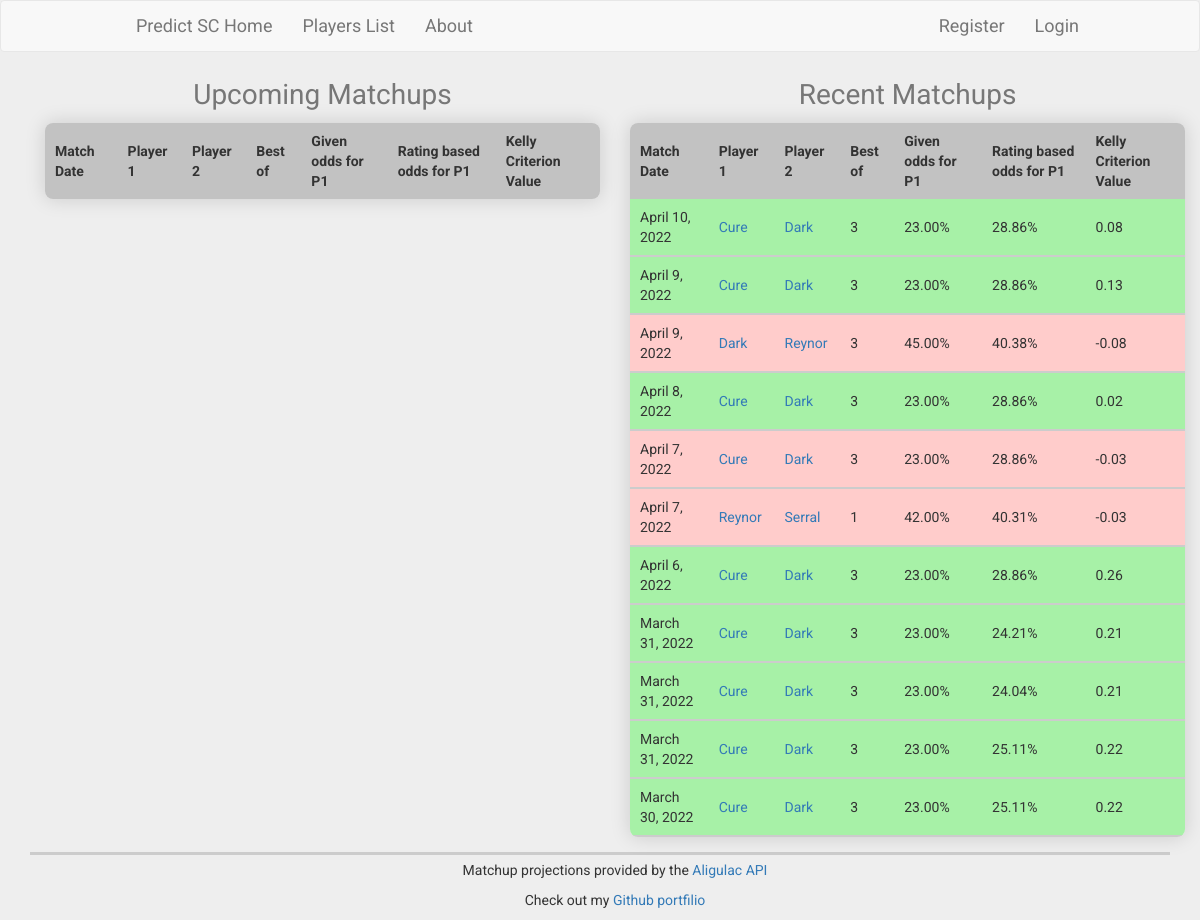
Before: /scodds/ with the older database file.
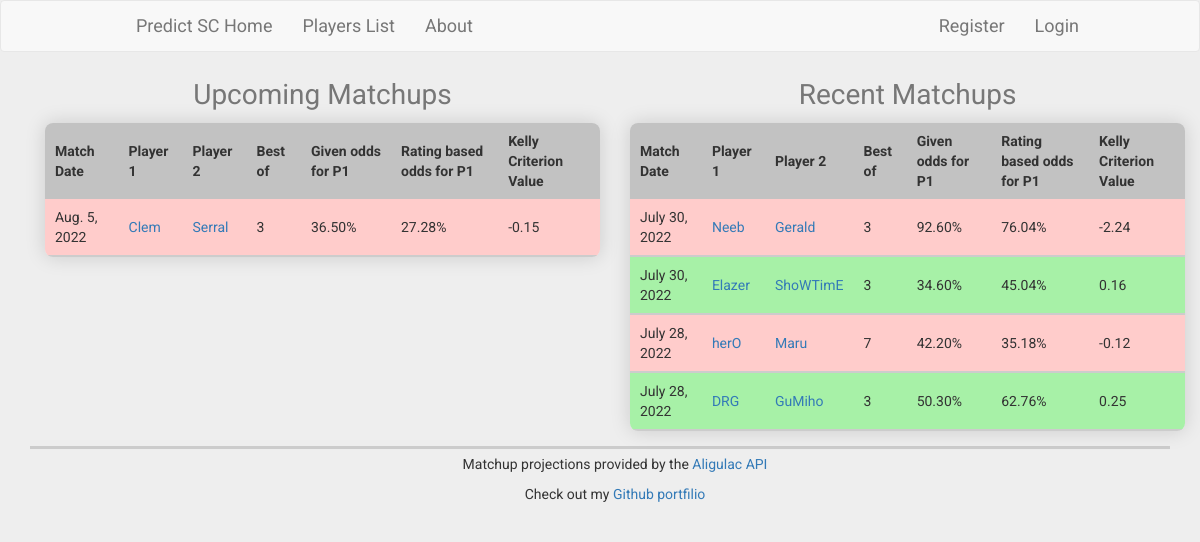
After: the same page with the newer database file.
### scodds/models.py (models this page shows, shortened)
class Matchup(models.Model):
    player1 = models.ForeignKey(
        Player, on_delete=models.CASCADE, related_name="player1")
    player2 = models.ForeignKey(
        Player, on_delete=models.CASCADE, related_name="player2")
    bestOf = models.IntegerField(default=3)
    p1Odds = models.FloatField(default=0)
    p1AligulacOdds = models.FloatField(default=0)
    kellyValue = models.FloatField(default=0)
    matchupDate = models.DateField(default=date.today)

class Player(models.Model):
    name = models.CharField(max_length=32)
    full_name = models.CharField(max_length=32, default="N/A")
    country = models.CharField(max_length=32, default="N/A")

### scodds/views.py (the view)
# urls.py: path("", views.index, name="index"),
def index(request):
    future = Matchup.objects.exclude(matchupDate__lt=datetime.date.today())
    future = future.order_by('matchupDate')
    past = Matchup.objects.exclude(matchupDate__gte=datetime.date.today())
    past = past.order_by('-matchupDate')[:40]
    return render(request, "scodds/index.html", {
        "pastMatches": past,
        "futureMatches": future
    })

### scodds/templates/scodds/index.html (shortened to what this page needs)
{% extends "scodds/layout.html" %}
{% load static %}
{% block body %}
<div class="container">
  <div class="row">
    <div class="col-md-6">
      <table class="content-table">
        <caption class="text-center">Upcoming Matchups</caption>
        <thead>
          <tr>
            <th>Match Date</th>
            <th>Player 1</th>
            <th>Player 2</th>
            <th>Best of</th>
            <th>Given odds for P1</th>
            <th>Rating based odds for P1</th>
            <th>Kelly Criterion Value</th>
          </tr>
        </thead>
        {% for matchup in futureMatches %}
        <tbody>
          <tr>
            <td>{{matchup.matchupDate}}</td>
            <td><a href="{% url 'player' matchup.player1.id %}">{{matchup.player1.name}}</a></td>
            <td><a href="{% url 'player' matchup.player2.id %}">{{matchup.player2.name}}</a></td>
            <td>{{matchup.bestOf}}</td>
            <td>{{matchup.p1Odds|floatformat:2}}%</td>
            <td>{{matchup.p1AligulacOdds|floatformat:2}}%</td>
            <td>{{matchup.kellyValue|floatformat:2}}</td>
          </tr>
        </tbody>
        {% endfor %}
      </table>
    </div>
    <div class="col-md-6">
      <table class="content-table">
        <caption class="text-center">Recent Matchups</caption>
        <thead>
          <tr>
            <th>Match Date</th>
            <th>Player 1</th>
            <th>Player 2</th>
            <th>Best of</th>
            <th>Given odds for P1</th>
            <th>Rating based odds for P1</th>
            <th>Kelly Criterion Value</th>
          </tr>
        </thead>
        {% for matchup in pastMatches %}
        <tr>
          <td>{{matchup.matchupDate}}</td>
          <td><a href="{% url 'player' matchup.player1.id %}">{{matchup.player1.name}}</a></td>
          <td><a href="{% url 'player' matchup.player2.id %}">{{matchup.player2.name}}</a></td>
          <td>{{matchup.bestOf}}</td>
          <td>{{matchup.p1Odds|floatformat:2}}%</td>
          <td>{{matchup.p1AligulacOdds|floatformat:2}}%</td>
          <td>{{matchup.kellyValue|floatformat:2}}</td>
        </tr>
        {% endfor %}
      </table>
    </div>
  </div>
</div>
{% endblock %}

### scodds/templates/scodds/layout.html (shortened to what this page needs)
{% load static %}
<!DOCTYPE HTML>
<html lang="en">
<head>
  <link rel="stylesheet" href="https://maxcdn.bootstrapcdn.com/bootstrap/3.3.7/css/bootstrap.min.css"
>
  <link rel="stylesheet" type="text/css" href="{% static 'scodds/styles.css' %}">
</head>
<body>
  <nav class="navbar navbar-default no-bottom-margin navbar-expand-md">
    <div class="navbar-header">
      <a class="navbar-brand" href="{% url 'index' %}">Predict SC Home</a>
    </div>
    <ul class="nav navbar-nav">
      <li><a href="{% url 'players' %}" class="large-text">Players List</a></li>
      <li><a href="{% url 'about' %}" class="large-text">About</a></li>
    </ul>
    <ul class="nav navbar-nav navbar-right">
      {% if user.is_authenticated %}
      <li><a href="{% url 'profile' %}" class="large-text">Profile</a></li>
      <li><a href="{% url 'logout' %}" class="large-text">Logout</a></li>
      {% else %}
      <li><a href="{% url 'register' %}" class="large-text">Register</a></li>
      <li><a href="{% url 'login' %}" class="large-text">Login</a></li>
      {% endif %}
    </ul>
  </nav>
  <main role="main" class="container">
    <div class="row content-container">
      <div class="col-md-12">
        {% block body %}{% endblock %}
      </div>
    </div>
    <footer class="text-center">
      <p>Matchup projections provided by the <a href="http://aligulac.com/about/api/">Aligulac API</a></p>
      <p>Check out my <a href="https://github.com/PatrickRobb">Github portfilio</a></p>
    </footer>
  </main>
</body>
</html>

### scodds/static/scodds/styles.css (style rules this page uses)
html * { font-family: 'Roboto', sans-serif; }
.container { background-color: #eeeeee; }
.navbar { margin-bottom: 0; padding-left: 10vw; padding-right: 10vw; }
body { background-color: #eeeeee !important; font-family: 'Roboto', sans-serif; }
.large-text { font-size: large; }
html,body { height: 100%; }
.content-table { border-collapse: collapse; margin: 15px 0; width: 100%; font-size: 1em; border-radius: 8px; overflow: hidden; box-shadow: 0 0 20px rgba(0, 0, 0, .15); }
.content-table thead tr { border-radius: 8px; background-color: #C2C2C2; font-weight: bold; }
th:first-of-type { border-top-left-radius: 8px; }
th:last-of-type { border-top-right-radius: 8px; }
.content-table th, .content-table td { padding: 8px 10px; }
.content-table tbody tr { border-bottom: 2px solid #ccc; }
td, th { text-align: left; }
caption { font-size: 2em; }
footer { padding-top: 5px; border-top: 3px solid #ccc; background-color: red; background-color: #eeeeee; }
p { text-indent: 30px; }

Changed rows visible on the page:
removed Matchup: matchupDate "April 10, 2022", player1.name "Cure", player2.name "Dark", bestOf "3", p1Odds "23.00", p1AligulacOdds "28.86", kellyValue "0.08", shown under "Recent Matchups"
removed Matchup: matchupDate "April 9, 2022", player1.name "Cure", player2.name "Dark", bestOf "3", p1Odds "23.00", p1AligulacOdds "28.86", kellyValue "0.13", shown under "Recent Matchups"
removed Matchup: matchupDate "April 9, 2022", player1.name "Dark", player2.name "Reynor", bestOf "3", p1Odds "45.00", p1AligulacOdds "40.38", kellyValue "-0.08", shown under "Recent Matchups"
removed Matchup: matchupDate "April 8, 2022", player1.name "Cure", player2.name "Dark", bestOf "3", p1Odds "23.00", p1AligulacOdds "28.86", kellyValue "0.02", shown under "Recent Matchups"
removed Matchup: matchupDate "April 7, 2022", player1.name "Cure", player2.name "Dark", bestOf "3", p1Odds "23.00", p1AligulacOdds "28.86", kellyValue "-0.03", shown under "Recent Matchups"
removed Matchup: matchupDate "April 7, 2022", player1.name "Reynor", player2.name "Serral", bestOf "1", p1Odds "42.00", p1AligulacOdds "40.31", kellyValue "-0.03", shown under "Recent Matchups"
removed Matchup: matchupDate "April 6, 2022", player1.name "Cure", player2.name "Dark", bestOf "3", p1Odds "23.00", p1AligulacOdds "28.86", kellyValue "0.26", shown under "Recent Matchups"
removed Matchup: matchupDate "March 31, 2022", player1.name "Cure", player2.name "Dark", bestOf "3", p1Odds "23.00", p1AligulacOdds "24.21", kellyValue "0.21", shown under "Recent Matchups"
removed Matchup: matchupDate "March 31, 2022", player1.name "Cure", player2.name "Dark", bestOf "3", p1Odds "23.00", p1AligulacOdds "24.04", kellyValue "0.21", shown under "Recent Matchups"
removed Matchup: matchupDate "March 31, 2022", player1.name "Cure", player2.name "Dark", bestOf "3", p1Odds "23.00", p1AligulacOdds "25.11", kellyValue "0.22", shown under "Recent Matchups"
removed Matchup: matchupDate "March 30, 2022", player1.name "Cure", player2.name "Dark", bestOf "3", p1Odds "23.00", p1AligulacOdds "25.11", kellyValue "0.22", shown under "Recent Matchups"
added Matchup: matchupDate "Aug. 5, 2022", player1.name "Clem", player2.name "Serral", bestOf "3", p1Odds "36.50", p1AligulacOdds "27.28", kellyValue "-0.15", shown under "Upcoming Matchups"
added Matchup: matchupDate "July 30, 2022", player1.name "Neeb", player2.name "Gerald", bestOf "3", p1Odds "92.60", p1AligulacOdds "76.04", kellyValue "-2.24", shown under "Recent Matchups"
added Matchup: matchupDate "July 30, 2022", player1.name "Elazer", player2.name "ShoWTimE", bestOf "3", p1Odds "34.60", p1AligulacOdds "45.04", kellyValue "0.16", shown under "Recent Matchups"
added Matchup: matchupDate "July 28, 2022", player1.name "herO", player2.name "Maru", bestOf "7", p1Odds "42.20", p1AligulacOdds "35.18", kellyValue "-0.12", shown under "Recent Matchups"
added Matchup: matchupDate "July 28, 2022", player1.name "DRG", player2.name "GuMiho", bestOf "3", p1Odds "50.30", p1AligulacOdds "62.76", kellyValue "0.25", shown under "Recent Matchups"
